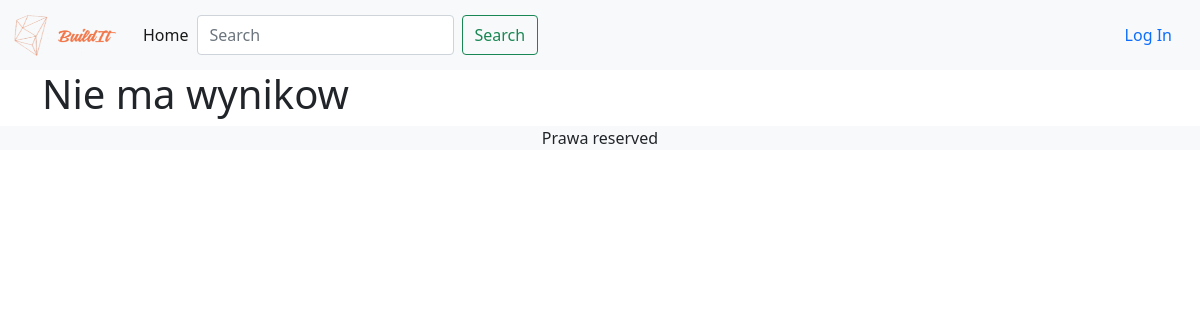
/category/3, run on an earlier commit of the app's database.
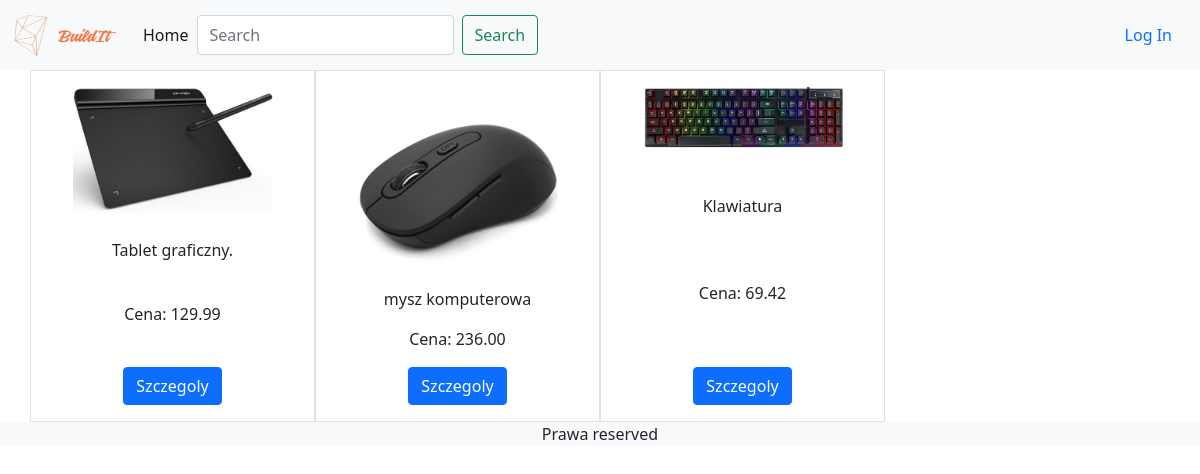
And on a later commit of the database.
### listings/models.py (models this page shows, shortened)
class Listing(models.Model):
    name = models.CharField(max_length=50)
    description = models.TextField()
    price = models.FloatField()
    image = models.ImageField(upload_to="static/listings/%y/%m/%d/", blank=True)
    category = models.ForeignKey(Category, on_delete=models.CASCADE, null=True)

### listings/views.py (the view)
# urls.py: path('category/<int:id>', views.category, name="category")
def category(request, id):
    items = Listing.objects.filter(category_id=id)
    return render(request, 'listings/category.html', context={'items': items})

### templates/listings/category.html
{% extends 'base.html' %} {% load static %}
{% block content %}
    <div class="container-fluid">
        <div class="container">
            <div class="row">
                {% if items %}
                    {% for item in items %}
                        <div class="col-md-3 product-box py-3 border">
                            <img src="{{ item.image.url }}" width="200px" height="auto" alt="Zdjecie"/>
                            <p>{{ item.name }}</p>
                            <p>Cena: {{ item.price|floatformat:2}}</p>
                            <a role="button" class="btn btn-primary"
                               href="{% url 'listings:listing' item.id %}">Szczegoly</a>
                        </div>
                    {% endfor %}
                {% else %}
                    <h1>Nie ma wynikow</h1>
                {% endif %}
            </div>
        </div>
    </div>
{% endblock %}

What changed in the data, as far as the page shows it:
now on this page (row edited): Listing: image (picture), name "Tablet graficzny.", price "129.99"
now on this page (row edited): Listing: image (picture), name "mysz komputerowa", price "236.00"
now on this page (row edited): Listing: image (picture), name "Klawiatura", price "69.42"
Also different on the page:
text no longer shown: "Nie ma wynikow"
